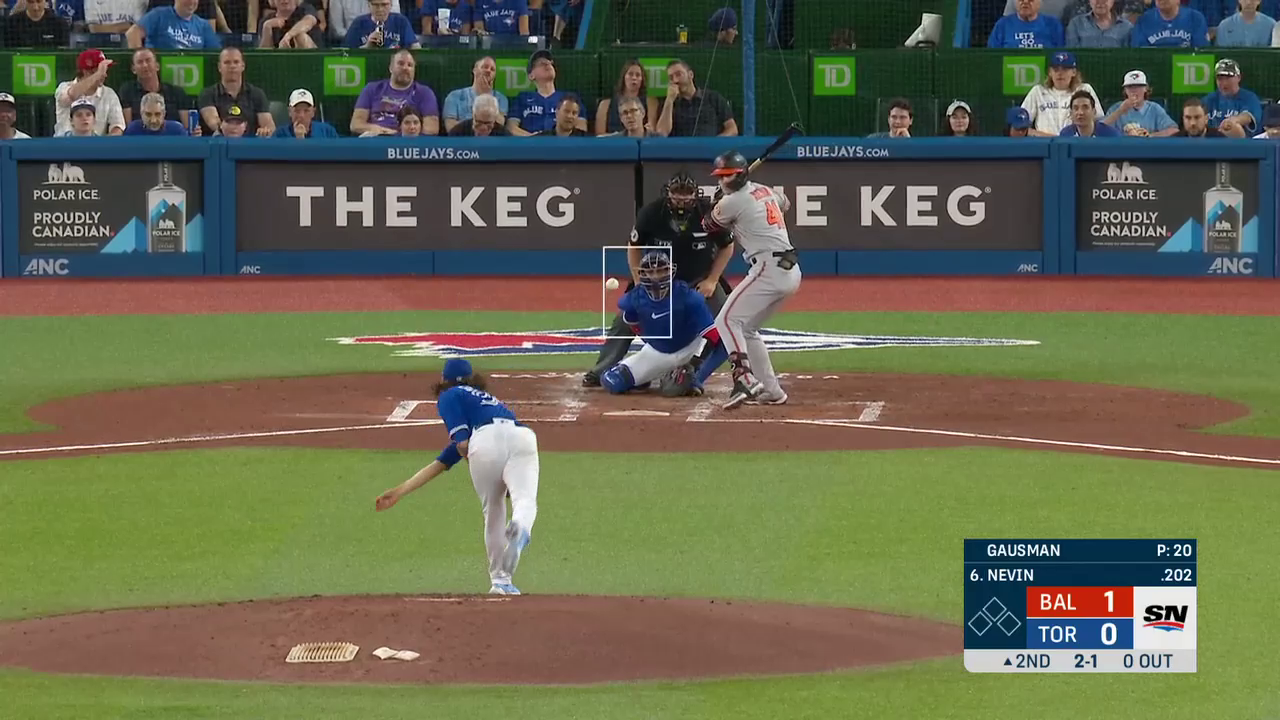
#> input picture frame 3 of data/pitch.mp4, 1280 x 720 px
$ python sparse-optical-flow.py
#> lines starting #> are read from the running program, lines starting #| are printed output that depends on the picture; after the words box and inside, x2 and y2 are one past the last pixel; in counts of white or black regions, pixels touching at a corner belong together
# Demonstration of sparse optical flow and why it doesn't work with this project
# Sparse optical flow uses edge detection to track their movement between frames
# The baseball has no edges, so it ends up not being tracked
# Most of the code comes from OpenCV's documentation

import numpy as np
import cv2
import time

lk_params = dict(winSize  = (15, 15),
                maxLevel = 2,
                criteria = (cv2.TERM_CRITERIA_EPS | cv2.TERM_CRITERIA_COUNT, 10, 0.03))

feature_params = dict(maxCorners = 20,
                    qualityLevel = 0.3,
                    minDistance = 10,
                    blockSize = 7 )

trajectory_len = 40
detect_interval = 5
trajectories = []
frame_idx = 0

cap = cv2.VideoCapture(cv2.samples.findFile("../data/pitch.mp4"))

while True:
    # start time to calculate FPS
    start = time.time()

    suc, frame = cap.read()
#> frame is the input picture: shape (720, 1280, 3); mean B, G, R 79.1, 103.1, 100.9
    frame_gray = cv2.cvtColor(frame, cv2.COLOR_BGR2GRAY)
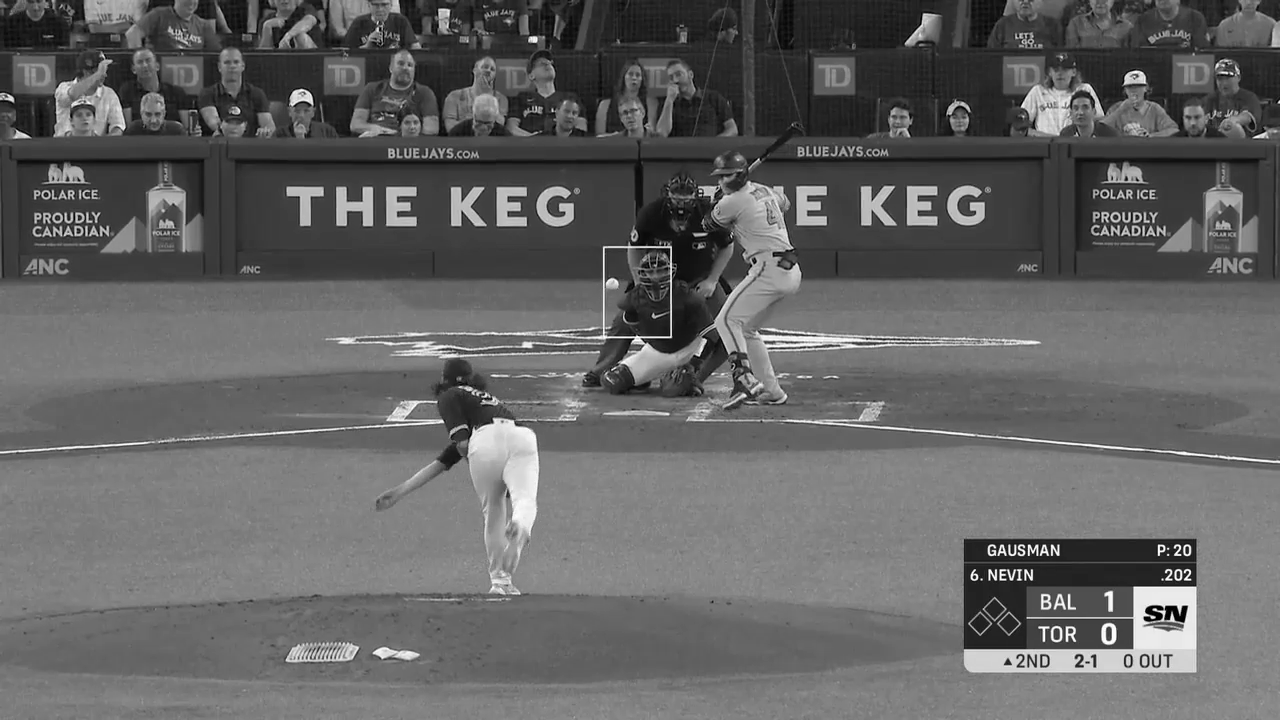
#> frame_gray: shape (720, 1280); min 0, max 255, mean 99.7
    img = frame.copy()

    # Calculate optical flow for a sparse feature set using the iterative Lucas-Kanade Method
    if len(trajectories) > 0:
        img0, img1 = prev_gray, frame_gray
        p0 = np.float32([trajectory[-1] for trajectory in trajectories]).reshape(-1, 1, 2)
        p1, _st, _err = cv2.calcOpticalFlowPyrLK(img0, img1, p0, None, **lk_params)
        p0r, _st, _err = cv2.calcOpticalFlowPyrLK(img1, img0, p1, None, **lk_params)
        d = abs(p0-p0r).reshape(-1, 2).max(-1)
        good = d < 1

        new_trajectories = []

        # Get all the trajectories
        for trajectory, (x, y), good_flag in zip(trajectories, p1.reshape(-1, 2), good):
            if not good_flag:
                continue
            trajectory.append((x, y))
            if len(trajectory) > trajectory_len:
                del trajectory[0]
            new_trajectories.append(trajectory)
            # Newest detected point
            cv2.circle(img, (int(x), int(y)), 2, (0, 0, 255), -1)

        trajectories = new_trajectories

        # Draw all the trajectories
        cv2.polylines(img, [np.int32(trajectory) for trajectory in trajectories], False, (0, 255, 0))
        cv2.putText(img, 'track count: %d' % len(trajectories), (20, 50), cv2.FONT_HERSHEY_PLAIN, 1, (0,255,0), 2)


    # Update interval - When to update and detect new features
    if frame_idx % detect_interval == 0:
        mask = np.zeros_like(frame_gray)
        mask[:] = 255

        # Lastest point in latest trajectory
        for x, y in [np.int32(trajectory[-1]) for trajectory in trajectories]:
            cv2.circle(mask, (x, y), 5, 0, -1)

        # Detect the good features to track
        p = cv2.goodFeaturesToTrack(frame_gray, mask = mask, **feature_params)
#> p = 20 rows, first 8: [1161, 547], [1002, 575], [974, 578], [1012, 553], [993, 552], [1188, 571], [1181, 553], [1178, 578]
        if p is not None:
            # If good features can be tracked - add that to the trajectories
            for x, y in np.float32(p).reshape(-1, 2):
                trajectories.append([(x, y)])
#> this loop made 20 passes
#> (x, y) on passes 1 to 12: (1161, 547), (1002, 575), (974, 578), (1012, 553), (993, 552), (1188, 571), (1181, 553), (1178, 578), (1162, 613), (1022, 553), (669, 335), (1169, 571)
#> after the loop, trajectories = 20 items


    frame_idx += 1
    prev_gray = frame_gray

    # End time
    end = time.time()
    # calculate the FPS for current frame detection
    fps = 1 / (end-start)

    # Show Results
    cv2.putText(img, f"{fps:.2f} FPS", (20, 30), cv2.FONT_HERSHEY_SIMPLEX, 1, (0, 255, 0), 2)
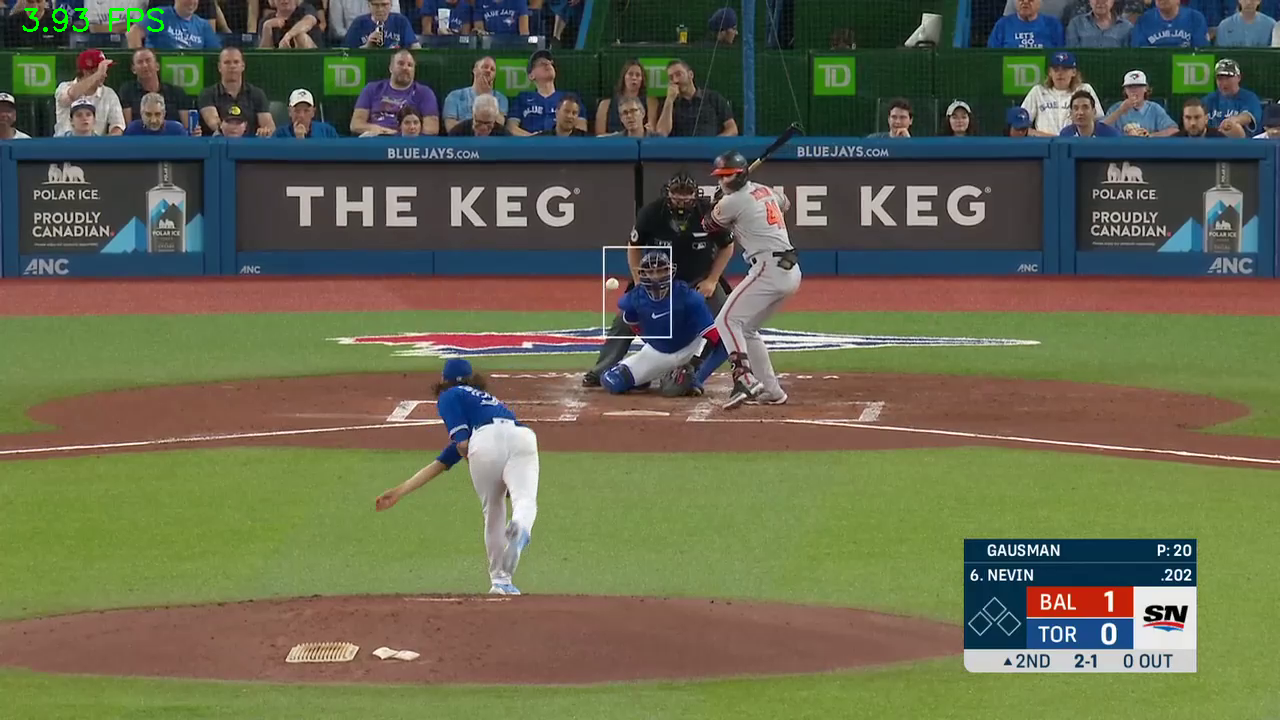
#> img: shape (720, 1280, 3); 0.11% of pixels changed, all inside (x1, y1, x2, y2) = (22, 8, 164, 32)
    cv2.imshow('Optical Flow', img)
    cv2.imshow('Mask', mask)
    cv2.waitKey()

    if cv2.waitKey(10) & 0xFF == ord('q'):
#> (key q is pressed here)
        break


cap.release()
cv2.destroyAllWindows()

$ run again, starting later in the video
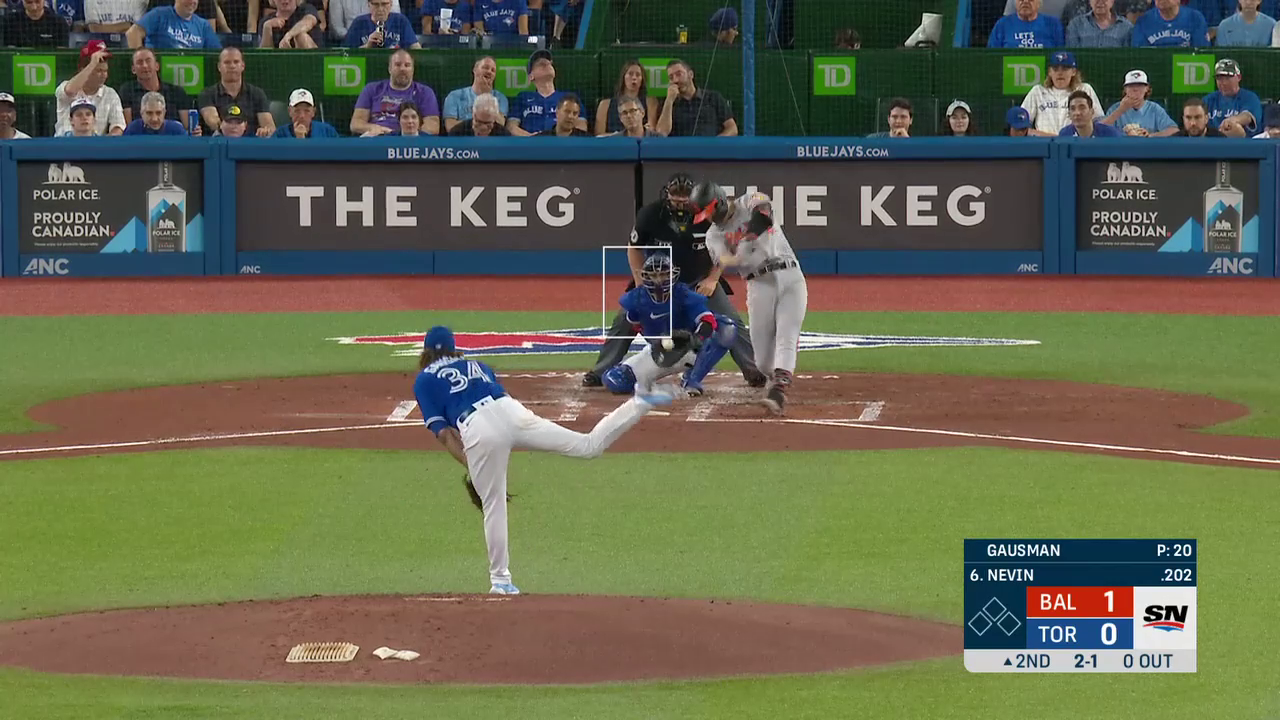
#> input picture frame 13 of data/pitch.mp4, 1280 x 720 px
#> frame is the input picture: shape (720, 1280, 3); mean B, G, R 78.6, 102.9, 100.1
#> `frame_gray = cv2.cvtColor(frame, cv2.COLOR_BGR2GRAY)`:
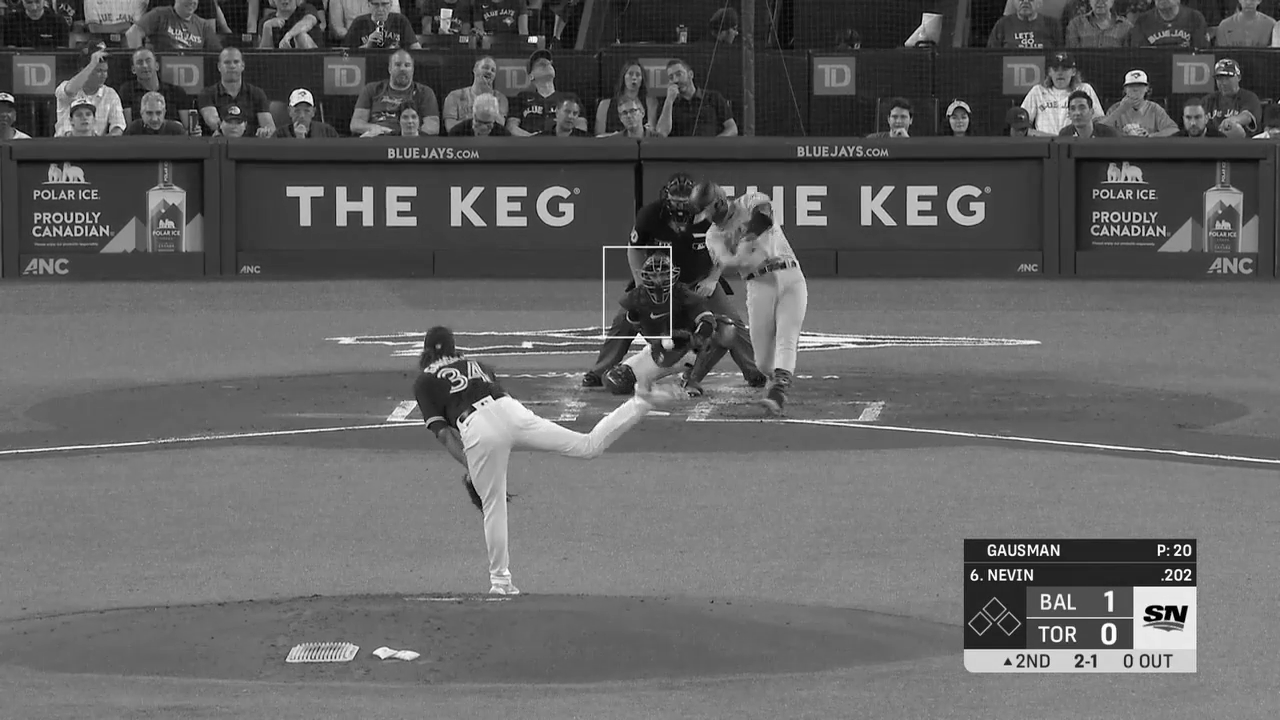
#> frame_gray: shape (720, 1280); min 0, max 255, mean 99.2
#> p = 20 rows, first 8: [1161, 547], [1002, 575], [974, 578], [1012, 553], [1187, 571], [993, 552], [1177, 546], [1187, 553]
#> the loop `for x, y in np.float32(p).reshape(-1, 2):` made 20 passes
#> after the loop `for x, y in np.float32(p).reshape(-1, 2):`: trajectories = 20 items
#> `cv2.putText(img, f"{fps:.2f} FPS", (20, 30), cv2.FONT_HERSHEY_SIMPLEX,..`:
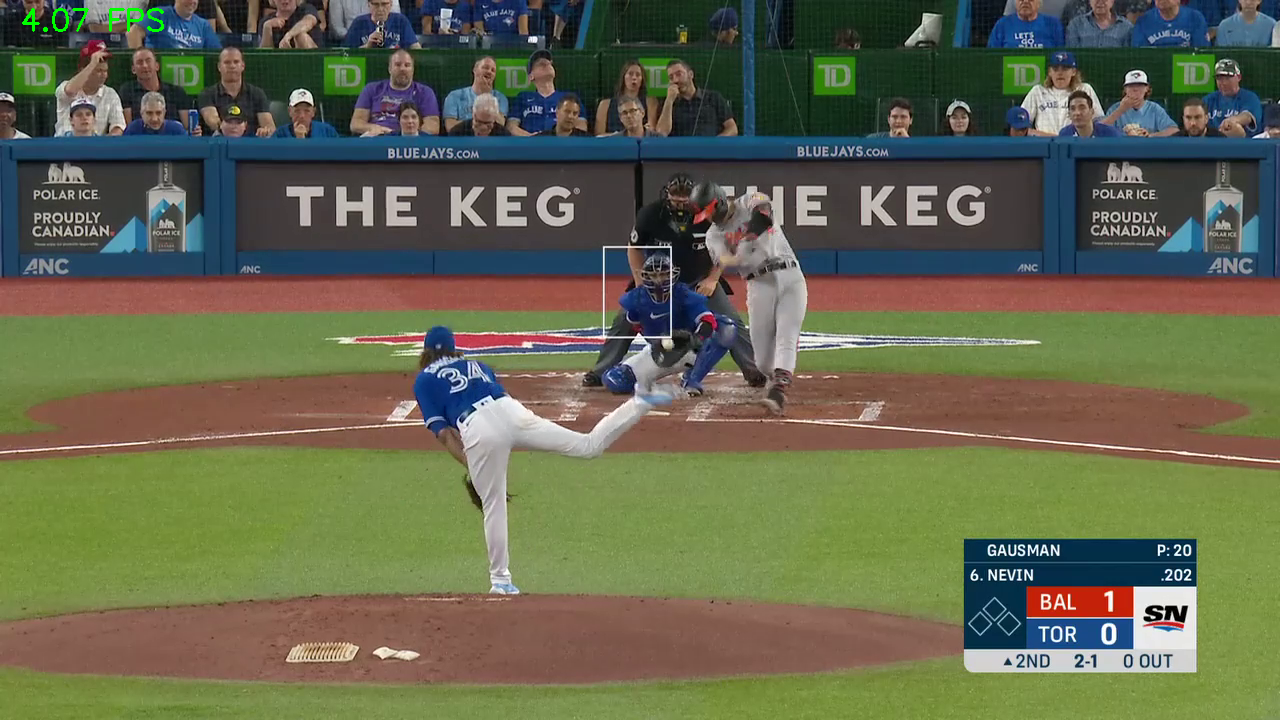
#> img: shape (720, 1280, 3); 0.1% of pixels changed, all inside (x1, y1, x2, y2) = (22, 8, 164, 32)

$ run again, starting later in the video
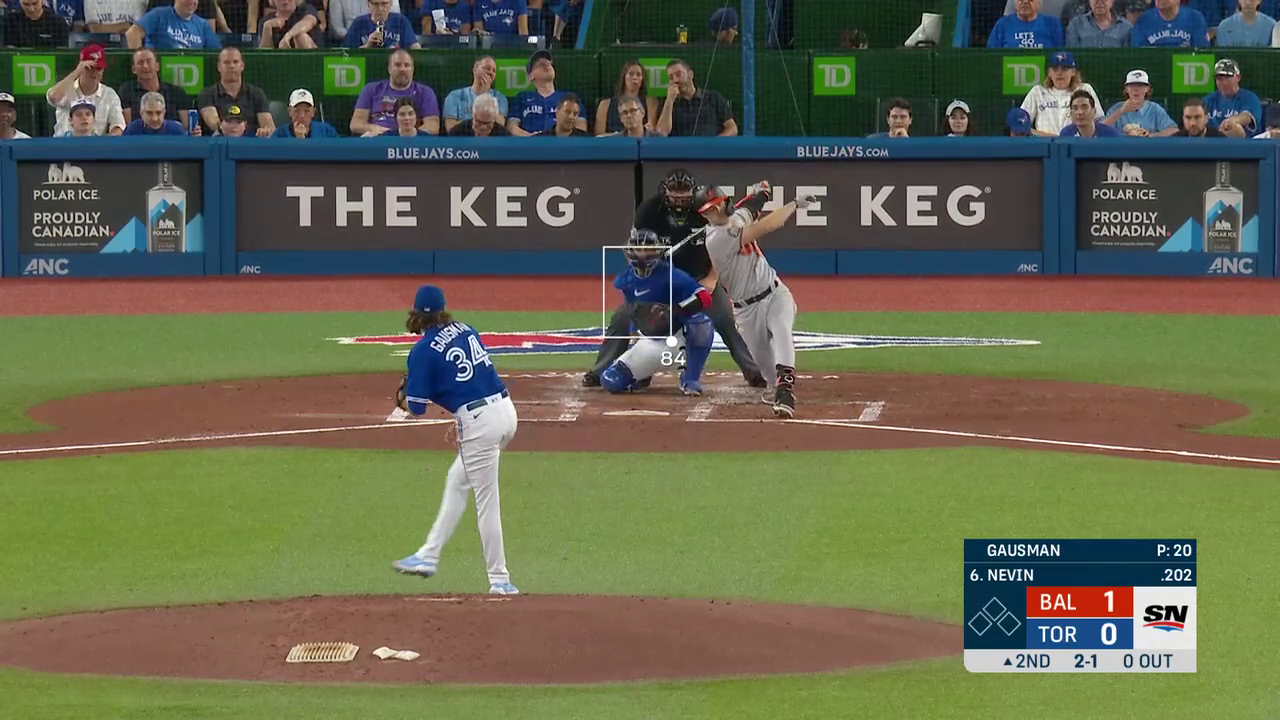
#> input picture frame 24 of data/pitch.mp4, 1280 x 720 px
#> frame is the input picture: shape (720, 1280, 3); mean B, G, R 78.9, 102.7, 100.2
#> `frame_gray = cv2.cvtColor(frame, cv2.COLOR_BGR2GRAY)`:
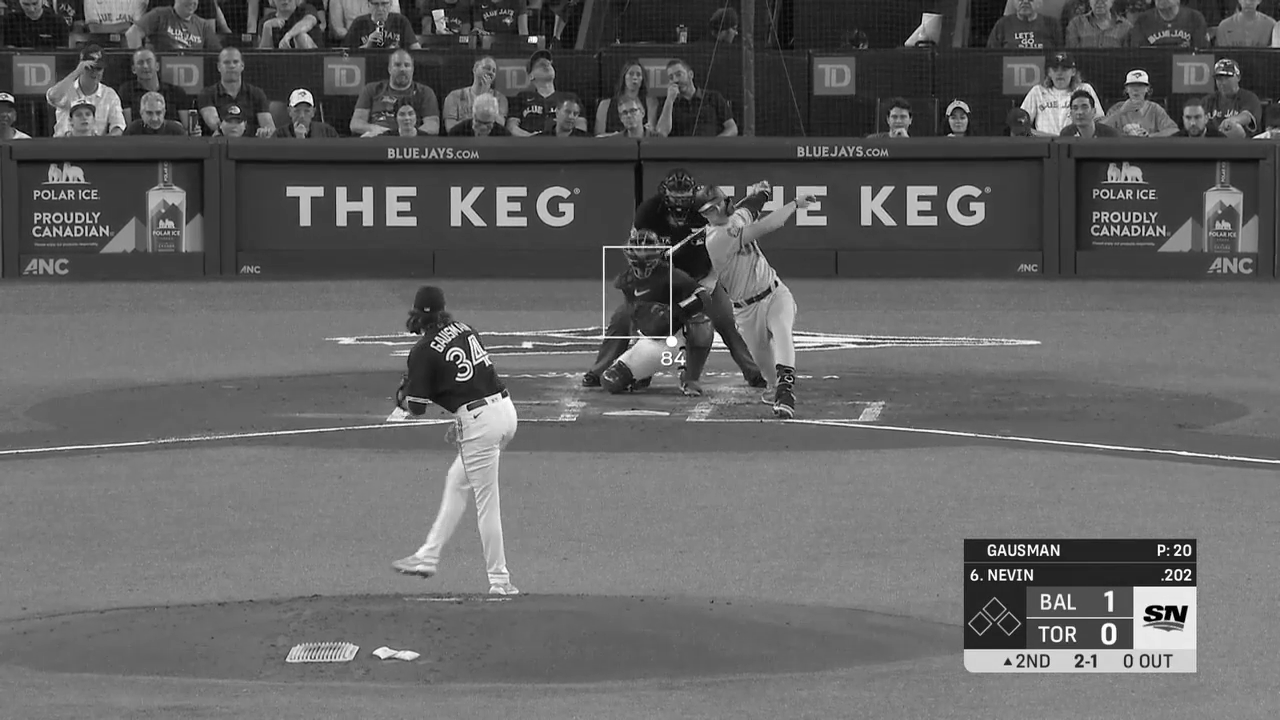
#> frame_gray: shape (720, 1280); min 0, max 255, mean 99.2
#> p = 20 rows, first 8: [1161, 547], [1002, 575], [974, 578], [1012, 553], [1187, 571], [993, 552], [1177, 546], [1187, 553]
#> the loop `for x, y in np.float32(p).reshape(-1, 2):` made 20 passes
#> after the loop `for x, y in np.float32(p).reshape(-1, 2):`: trajectories = 20 items
#> `cv2.putText(img, f"{fps:.2f} FPS", (20, 30), cv2.FONT_HERSHEY_SIMPLEX,..`:
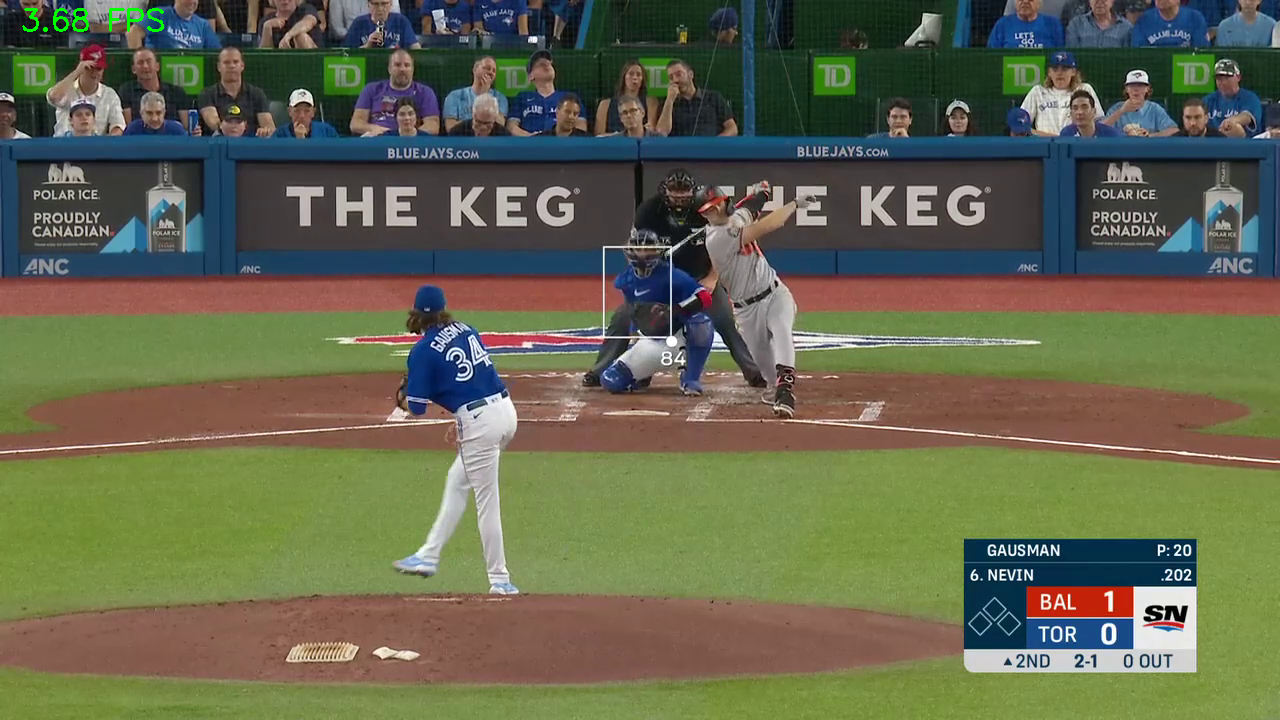
#> img: shape (720, 1280, 3); 0.11% of pixels changed, all inside (x1, y1, x2, y2) = (22, 8, 164, 32)
